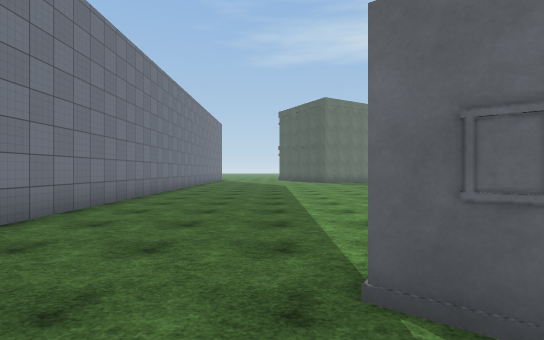
view 1 (above)

24 first-person views from a walk through a Unity game level. The camera is 1.5 m above the floor, looks level and sees 85° across. The floor is counted in squares, 2 m on a side. Each view is taken from the middle of a square. On the plan, view 1 faces up. The plan holds only what a view shows up to about 10 squares ahead; the rest is blank. The place goes on beyond the plan. The player is left out. Some animated figures are left out. Some surface patterns are stand-ins.

view 2
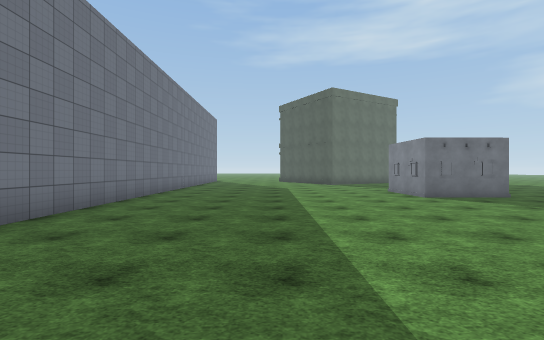

view 3
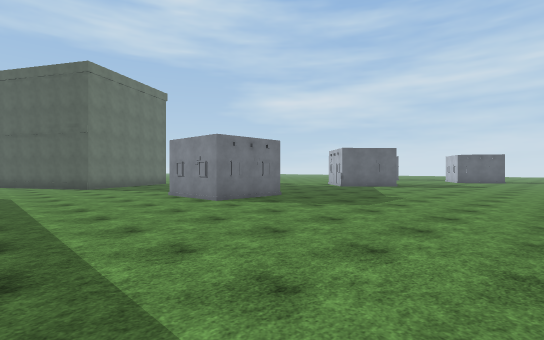

view 4
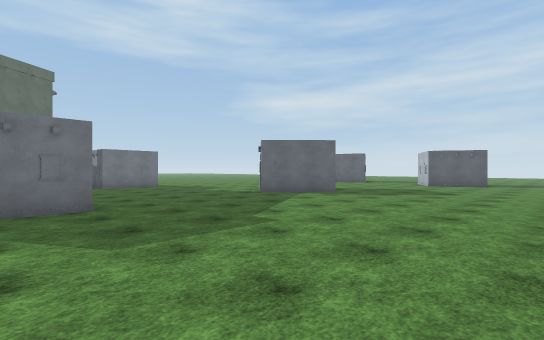

view 5
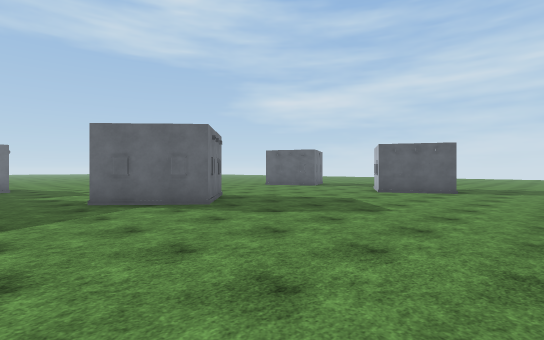

view 6
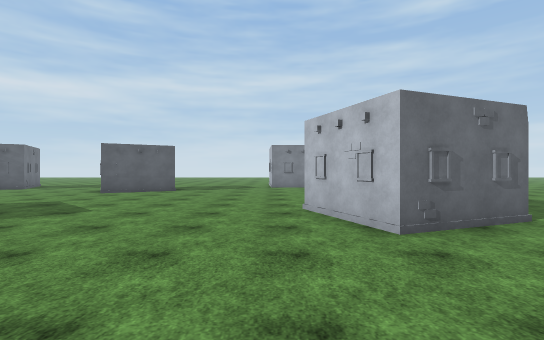

view 7
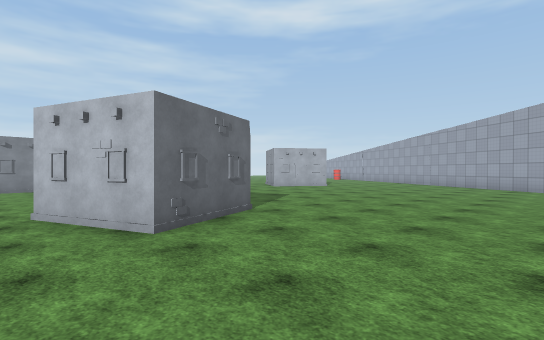

view 8
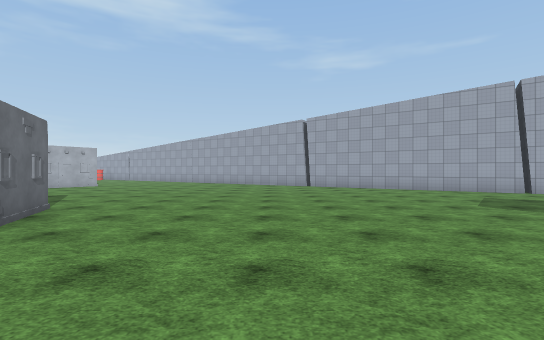

view 9
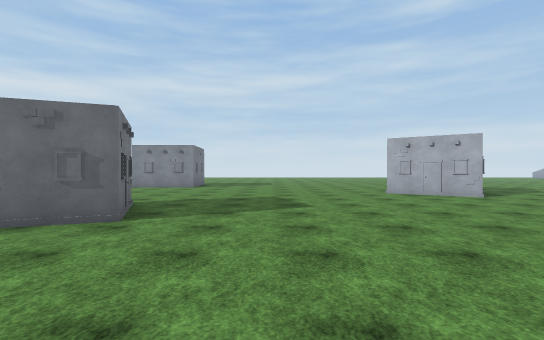

view 10
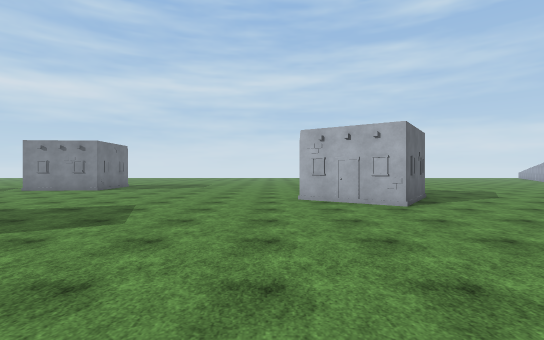

view 11
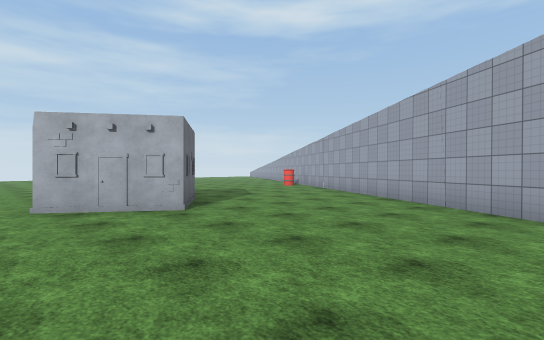

view 12
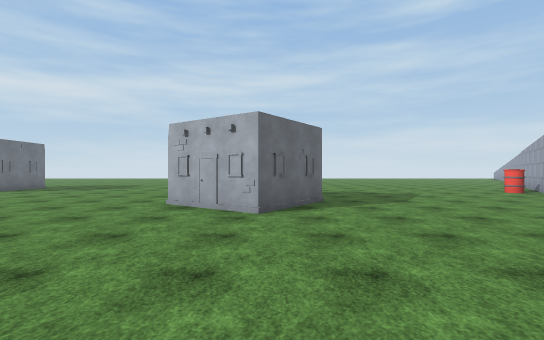

view 13
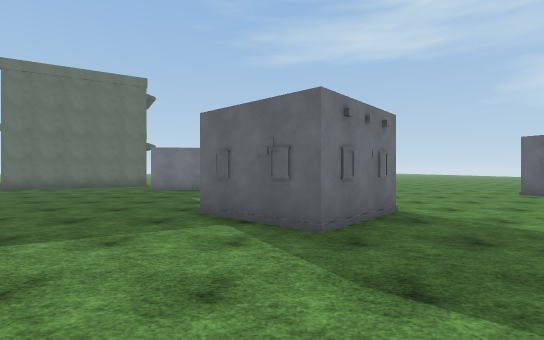

view 14
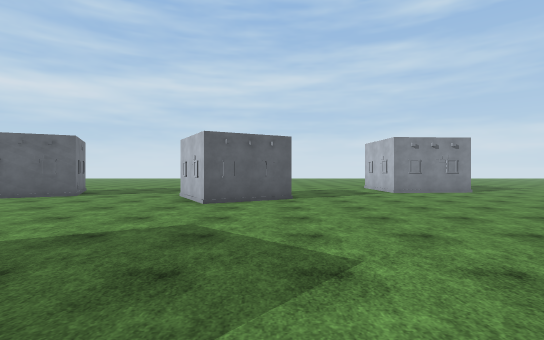

view 15
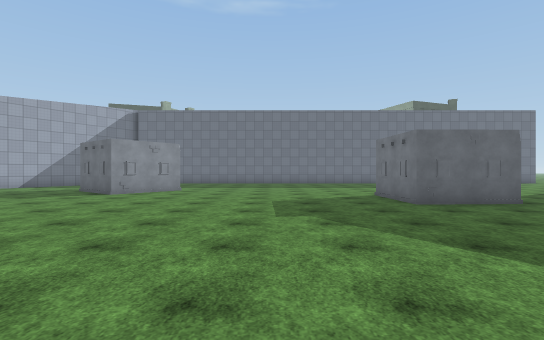

view 16
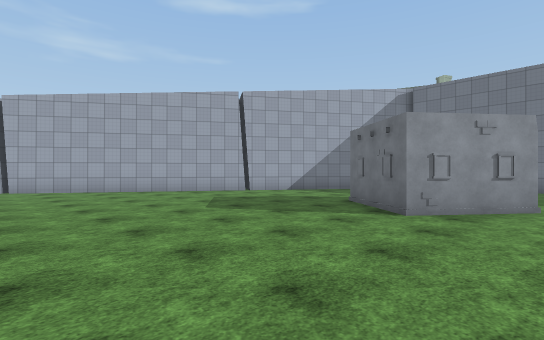

view 17
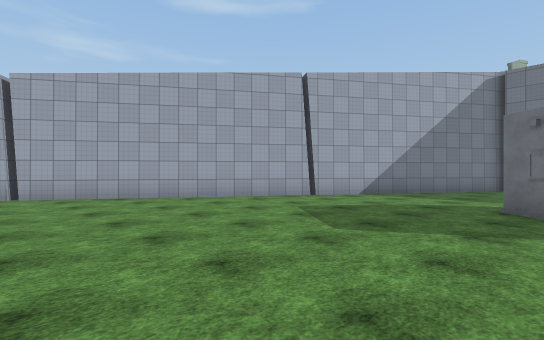

view 18
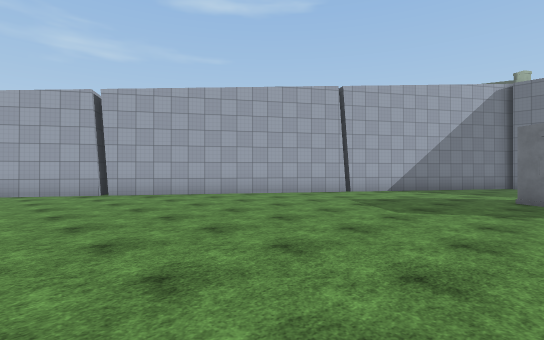

view 19
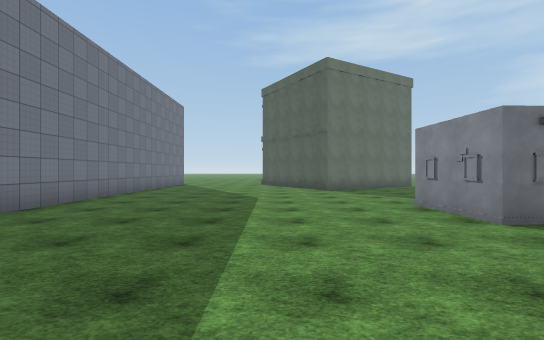

view 20
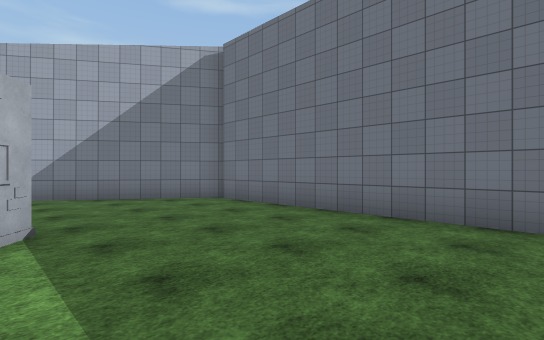

view 21
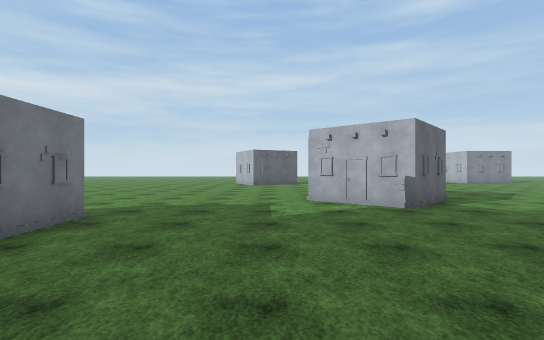

view 22
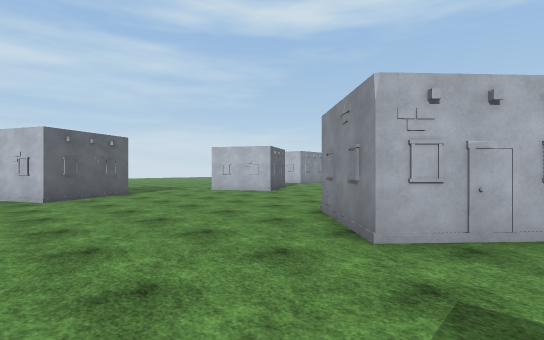

view 23
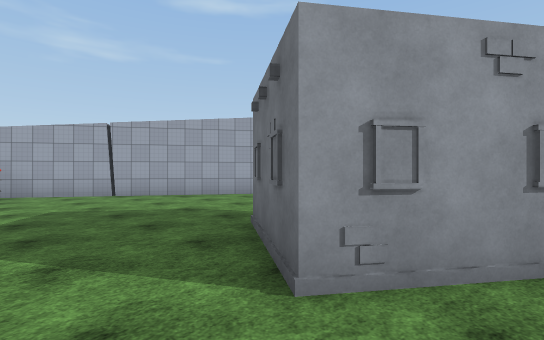

view 24
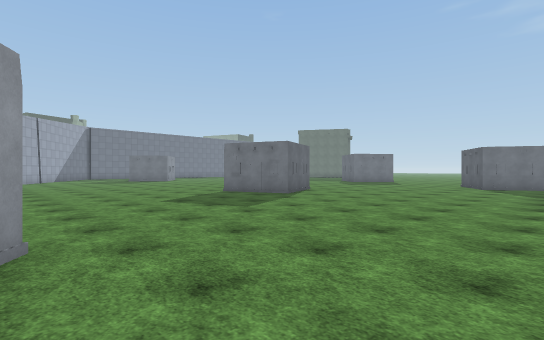

### Floor plan
Key: @ floor where view 1 was taken; # wall or solid block; . floor; O other object.
Columns run from 4 left of view 1 to 23 right of it. Each row starts with its distance up from view 1.
 16 #.........................
 15 #........................##
 14 #........................#
 13 #........ .......#........O.
 12 #.......O #......##.........
 11 #.......###.....O###........
 10 #........##......##.........
  9 #.......................##O
  8 #.......................#
  7 #........................O
  6 #...........................
  5 #...........................
  4 #...........................
  3 #.....##...................O
  2 #....O #...........##......#
  1 #..... #..........###......#
  0 #...@.............##O.......
 -1 ##..........................
 -2  ##.........................
 -3   ###.......................
 -4     ##......................
 -5      ###....................
 -6        ##...................
 -7         ###.............#...
 -8           ##...........##O..
 -9            ###........O###..
-10              ##. .......#...
-11               ## ...........
-12                  ##.........
-13                   ##........
-14                    ###......
-15                      ##.....
-16                       ###...
-17                         ##.O

Where each view was taken, in squares from view 1:
view 1: 0 up, 0 right, facing up
view 2: 2 up, 0 right, facing up
view 3: 4 up, 0 right, facing up-right
view 4: 4 up, 5 right, facing up-right
view 5: 4 up, 10 right, facing up-right
view 6: 3 up, 10 right, facing right
view 7: 3 up, 10 right, facing down-right
view 8: 5 up, 10 right, facing down
view 9: 3 down, 10 right, facing right
view 10: 6 down, 12 right, facing right
view 11: 6 down, 13 right, facing down-right
view 12: 9 down, 13 right, facing right
view 13: 6 up, 13 right, facing up
view 14: 7 up, 13 right, facing right
view 15: 7 up, 13 right, facing left
view 16: 4 up, 9 right, facing down-left
view 17: 1 up, 9 right, facing down-left
view 18: 1 up, 11 right, facing down-left
view 19: 6 up, 1 right, facing up
view 20: 6 up, 1 right, facing down-left
view 21: 14 up, 6 right, facing right
view 22: 16 up, 12 right, facing down-right
view 23: 7 down, 23 right, facing down-left
view 24: 7 down, 23 right, facing up-left
